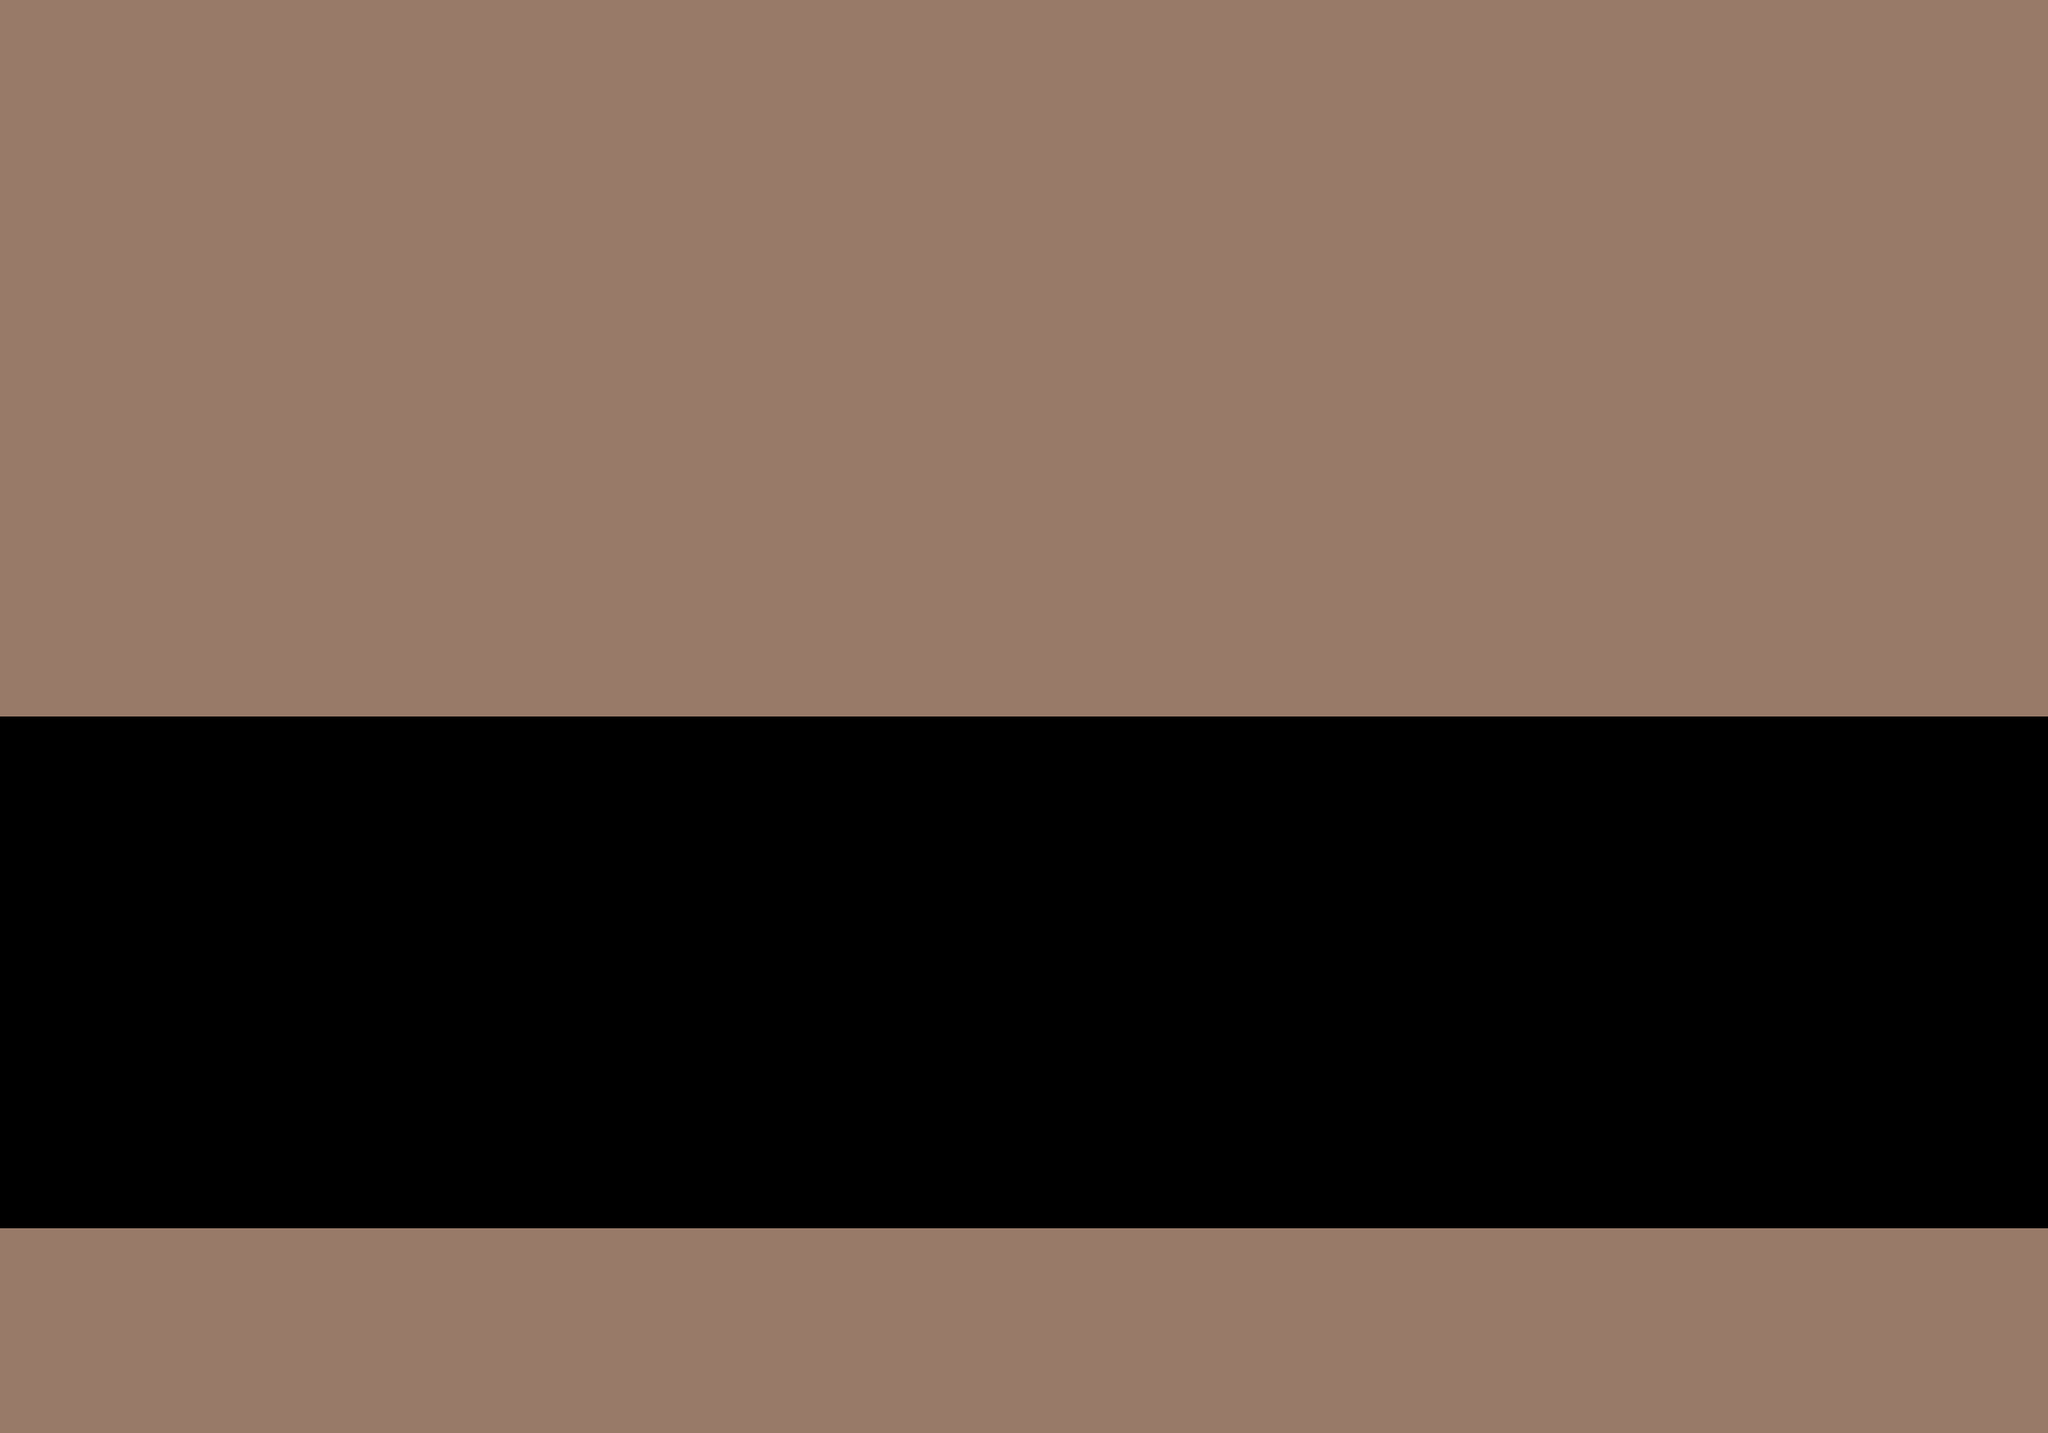

Tiled map render using the project's own tile images. Description and the map definition, with tile-layer contents summarised, below:
An orthogonal 20x14 tile map with 128x128 px tiles, 1 tile layer (Main_Tiles), 3 tilesets and 9 objects (main, rm3, rm6).

<map version="1.0" tiledversion="1.0.3" orientation="orthogonal" renderorder="right-down" width="20" height="14" tilewidth="128" tileheight="128" nextobjectid="150">
 <tileset firstgid="1" name="main_sheet" tilewidth="128" tileheight="128" tilecount="1" columns="1">
  <image source="tilesheets/sheet1.png" width="128" height="128" />
 </tileset>
 <tileset firstgid="2" name="3by3" tilewidth="128" tileheight="128" margin="4" tilecount="9" columns="3">
  <image source="tilesheets/3by3_1.png" width="392" height="392" />
 </tileset>
 <tileset firstgid="11" name="darkCorners" tilewidth="128" tileheight="128" margin="4" tilecount="4" columns="2">
  <image source="tilesheets/darkCorners_sheet.png" width="264" height="264" />
 </tileset>
 <layer name="Main_Tiles" width="20" height="14">
  <data>[280 cells, 180 non-empty, 1 distinct tile ids]</data>
 </layer>
 <objectgroup name="Window_Size" />
 <objectgroup name="Room">
  <object id="121" name="main" x="128" y="128" width="2304" height="1536" />
 </objectgroup>
 <objectgroup name="Walls">
  <object id="143" x="0" y="0" width="2560" height="896">
   <properties>
    <property name="down" type="bool" value="true" />
   </properties>
  </object>
  <object id="144" x="0" y="1536" width="2560" height="256">
   <properties>
    <property name="up" type="bool" value="true" />
   </properties>
  </object>
 </objectgroup>
 <objectgroup name="Transitions">
  <object id="131" name="rm3" x="0" y="896" width="128" height="640">
   <properties>
    <property name="relativeX" type="int" value="0" />
    <property name="relativeY" type="int" value="1408" />
    <property name="spawnX" type="int" value="-200" />
    <property name="spawnY" type="int" value="0" />
   </properties>
  </object>
  <object id="148" name="rm6" x="2432" y="896" width="128" height="640">
   <properties>
    <property name="relativeX" type="int" value="0" />
    <property name="relativeY" type="int" value="0" />
    <property name="spawnX" type="int" value="200" />
    <property name="spawnY" type="int" value="0" />
   </properties>
  </object>
 </objectgroup>
 <objectgroup name="Pickups" />
 <objectgroup name="Enemies" />
 <objectgroup name="Breakables" />
 <objectgroup name="Water" />
 <objectgroup name="Vines">
  <object id="145" x="1216" y="896" width="128" height="640" />
  <object id="146" x="768" y="896" width="128" height="640" />
  <object id="147" x="1664" y="896" width="128" height="640" />
 </objectgroup>
 <objectgroup name="Saves">
  <object id="149" x="1152" y="1152" width="128" height="128">
   <properties>
    <property name="num" type="int" value="2" />
   </properties>
  </object>
 </objectgroup>
</map>
